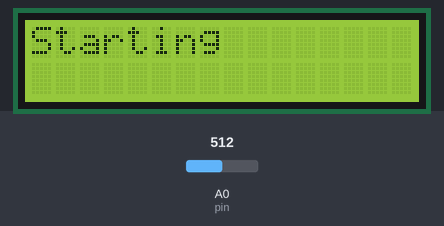
A sketch run on a simulated Arduino Uno, built with avr-gcc and run on an emulated ATmega328P. Parts: 16×2 character LCD. The test bench sets the inputs (shaded band); at power-on: A0 (pin) = 512.

Above: at 0.1 s.
At 3.2 s:
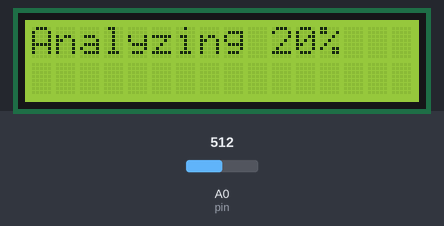
3.3 s: A0 (pin) set to 716
4.8 s: A0 (pin) set to 511
At 12.8 s:
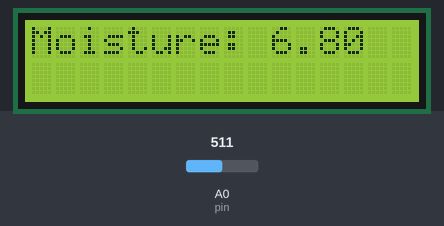
Timing chart, 0 to 13.5 s (numbered marks = the images above; inputs shaded):
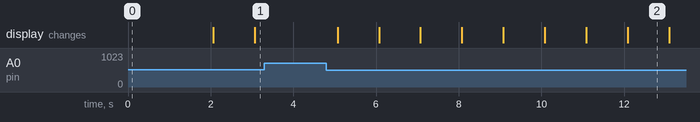

Measured:
- after the input at 3.3 s, every drawn part: stays the same
- after the input at 4.8 s, the display: first changes after 0.27 s (image 2 shows a later state)
- what the display in image 2 shows lasts 1.0 s, from 12.1 s to 13.1 s

The sketch:

sketch.ino
```cpp
#include<LiquidCrystal.h>

#define MAX_COUNT 10
int pin = A0;
int value ;
int count = 0;
int values[10];
double avg;

LiquidCrystal lcd(12, 11, 5, 4, 3, 2);

void setup() {
 Serial.begin(9600);
 lcd.begin(16, 2);
 lcd.print("Starting");
 delay(2000);
}

void loop() {

  value = analogRead(pin);
  value = map(value,550,0,0,100);
  if(value <= 100 && value >= 0){
    values[count] = value;
    count++;
  }
  if(count == MAX_COUNT){
    for(int i = 0; i < MAX_COUNT; i++){
      avg += values[i];
    }
    avg /= MAX_COUNT;
    lcd.setCursor(0, 0);
    lcd.print("Moisture: ");
    lcd.print(avg);
    count = 0;
    avg = 0;
  }else{
    lcd.setCursor(0,0);
    lcd.print("Analyzing ");
    lcd.print(count*10);
    lcd.print("%");
  }
  delay(1000);
}
```
